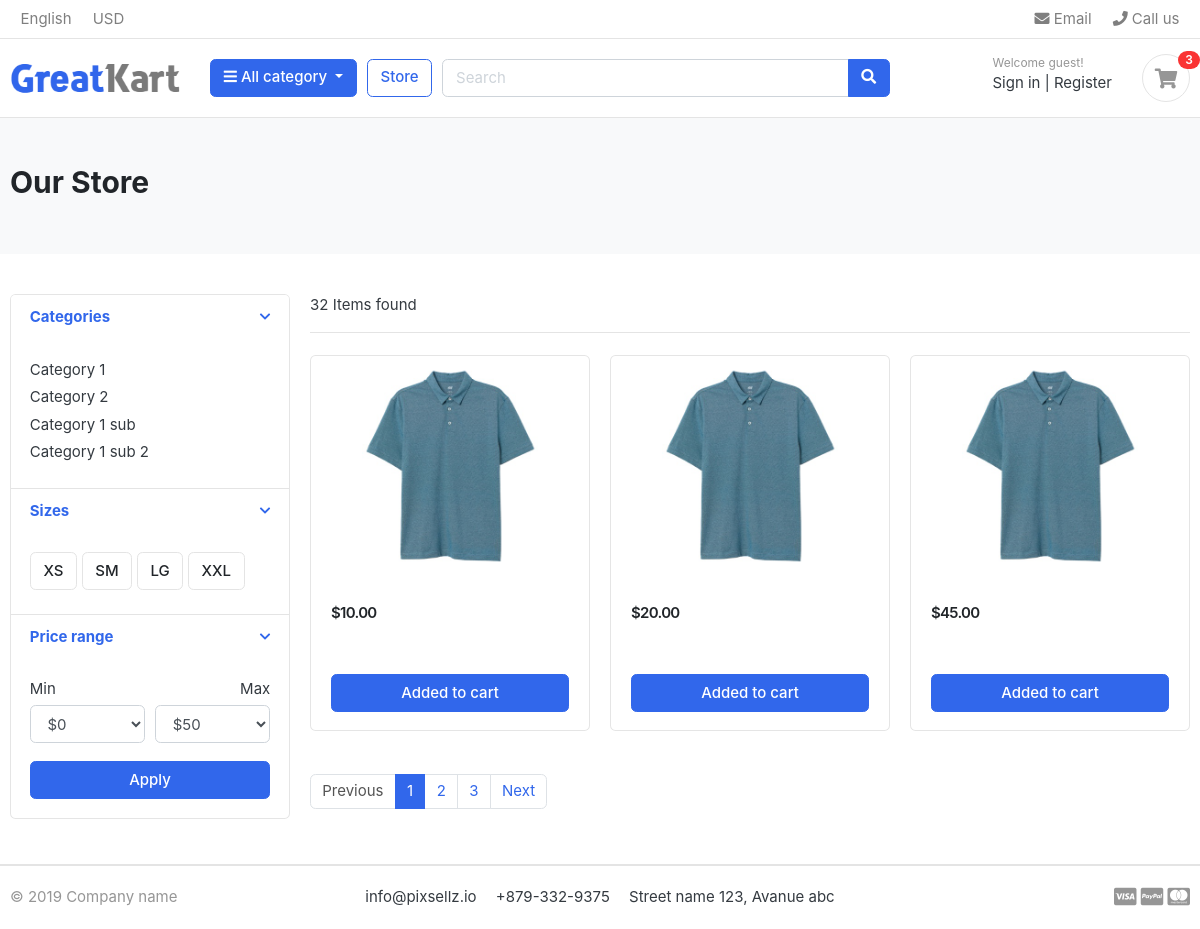
Page /products/ (signed in) on the committed database.
### category/models.py (models this page shows, shortened)
class Category(TimeStampedModel):
    name = models.CharField(max_length=50, unique=True)
    slug = models.SlugField(max_length=50, unique=True)
    order = models.IntegerField(default=0)
    class Meta:
        ordering = ['order']

### product/models.py (models this page shows, shortened)
class Product(TimeStampedModel):
    seller = models.ForeignKey(User, on_delete=models.CASCADE, related_name='seller')
    title = models.CharField(max_length=100, unique=True)
    slug = models.SlugField(max_length=100, unique=True)
    description = models.TextField()
    price = models.DecimalField(max_digits=10, decimal_places=2)
    quantity = models.IntegerField(default=0)
    category = models.ForeignKey(Category, on_delete=models.PROTECT, related_name='products')
    color = models.ManyToManyField(Color, blank=True)
    size = models.ManyToManyField(Size, blank=True)
    custom = ProductManager()
    objects = models.Manager()

### product/views.py (the view)
# urls.py: path('products/', ProductListView.as_view(), name='product_list'),
class ProductListView(ListView):
    model = Product
    template_name = 'product/product_list.html'
    context_object_name = 'products'

### category/context_processors.py (called while the page is built)
def categories(request):
    categories = Category.objects.all()
    return {'categories': categories}

### order/context_processors.py (called while the page is built)
def order_count(request):
    if request.user.is_authenticated:
        order_count = OrderItem.objects.filter(customer=request.user, ordered=False).count()
        return {'order_count': order_count}
    return {'order_count': 0}

### templates/product/product_list.html (shortened to what this page needs)
{% extends 'base.html' %}
{% load static %}
{% block content %}
    <section class="section-pagetop bg">
        <div class="container">
            <h2 class="title-page">Our Store</h2>
        </div>
    </section>
    <section class="section-content padding-y">
        <div class="container">
            <div class="row">
                <aside class="col-md-3">
                    <div class="card">
                        <article class="filter-group">
                            <header class="card-header">
                                <a href="#" data-toggle="collapse" data-target="#collapse_1" aria-expanded="true"
                                   class="">
                                    <i class="icon-control fa fa-chevron-down"></i>
                                    <h6 class="title">Categories</h6>
                                </a>
                            </header>
                            <div class="filter-content collapse show" id="collapse_1" style="">
                                <div class="card-body">
                                    <ul class="list-menu">
                                        {% for category in categories %}
                                        <li><a href="#">{{ category.name }} </a></li>
                                        {% endfor %}
                                    </ul>
                                </div>
                            </div>
                        </article>
                        <article class="filter-group">
                            <header class="card-header">
                                <a href="#" data-toggle="collapse" data-target="#collapse_4" aria-expanded="true"
                                   class="">
                                    <i class="icon-control fa fa-chevron-down"></i>
                                    <h6 class="title">Sizes </h6>
                                </a>
                            </header>
                            <div class="filter-content collapse show" id="collapse_4" style="">
                                <div class="card-body">
                                    <label class="checkbox-btn">
                                        <span class="btn btn-light"> XS </span>
                                    </label>
                                    <label class="checkbox-btn">
                                        <span class="btn btn-light"> SM </span>
                                    </label>
                                    <label class="checkbox-btn">
                                        <span class="btn btn-light"> LG </span>
                                    </label>
                                    <label class="checkbox-btn">
                                        <span class="btn btn-light"> XXL </span>
                                    </label>
                                </div>
                            </div>
                        </article>
                        <article class="filter-group">
                            <header class="card-header">
                                <a href="#" data-toggle="collapse" data-target="#collapse_3" aria-expanded="true"
                                   class="">
                                    <i class="icon-control fa fa-chevron-down"></i>
                                    <h6 class="title">Price range </h6>
                                </a>
                            </header>
                            <div class="filter-content collapse show" id="collapse_3" style="">
                                <div class="card-body">
                                    <div class="form-row">
                                        <div class="form-group col-md-6">
                                            <label>Min</label>
                                            <select class="mr-2 form-control">
                                                <option value="0">$0</option>
                                            </select>
                                        </div>
                                        <div class="form-group text-right col-md-6">
                                            <label>Max</label>
                                            <select class="mr-2 form-control">
                                                <option value="50">$50</option>
                                            </select>
                                        </div>
                                    </div>
                                    <button class="btn btn-block btn-primary">Apply</button>
                                </div>
                            </div>
                        </article>
                    </div>
                </aside>
                <main class="col-md-9">
                    <header class="border-bottom mb-4 pb-3">
                        <div class="form-inline">
                            <span class="mr-md-auto">32 Items found </span>
                        </div>
                    </header>
                    <div class="row">
                        {% for product in products %}
                        <div class="col-md-4">
                            <figure class="card card-product-grid">
                                <div class="img-wrap">
                                    <img src="images/items/1.jpg">
                                </div>
                                <figcaption class="info-wrap">
                                    <div class="fix-height">
                                        <div class="price-wrap mt-2">
                                            <span class="price">${{ product.price }}</span>
                                        </div>
                                    </div>
                                    <a href="{% url 'order:add-to-cart' product.pk %}" class="btn btn-block btn-primary">Added to cart </a>
                                </figcaption>
                            </figure>
                        </div>
                        {% endfor %}
                    </div>
                    <nav class="mt-4" aria-label="Page navigation sample">
                        <ul class="pagination">
                            <li class="page-item disabled"><a class="page-link" href="#">Previous</a></li>
                            <li class="page-item active"><a class="page-link" href="#">1</a></li>
                            <li class="page-item"><a class="page-link" href="#">2</a></li>
                            <li class="page-item"><a class="page-link" href="#">3</a></li>
                            <li class="page-item"><a class="page-link" href="#">Next</a></li>
                        </ul>
                    </nav>
                </main>
            </div>
        </div>
    </section>
{% endblock %}

### staticfiles/css/ui.css (style rules this page uses)
html { font-family: "Inter", sans-serif; font-size: 15px; }
.img-wrap { text-align: center; display: block; }
.img-wrap img { max-width: 100%; }
.price-wrap { letter-spacing: -0.7px; }
.padding-y { padding-top: 40px; padding-bottom: 40px; }
figure { margin-bottom: 0; }
article:after, .form-group:after { display: block; clear: both; content: ""; }
.bg { background-color: #f8f9fa; }
.title-page { color: #212529; }
.btn-light { background-color: #fff; border-color: #e4e4e4; }
[class*=list-] li:after { visibility: hidden; display: block; content: ""; overflow: hidden; height: 0; clear: both; }
.list-menu { list-style: none; margin: 0; padding-left: 0; }
.list-menu li { margin-bottom: 5px; }
.list-menu a { color: #343a40; }
[class*=card-product] .img-wrap { overflow: hidden; position: relative; }
[class*=card-product] .img-wrap img { height: 100%; max-width: 100%; width: auto; display: inline-block; -o-object-fit: cover; object-fit: cover; }
.card-product-grid { margin-bottom: 20px; }
.card-product-grid .img-wrap { border-radius: 0.2rem 0.2rem 0 0; height: 220px; }
.card-product-grid .info-wrap { overflow: hidden; padding: 18px 20px; }
.card-product-grid .fix-height { height: 80px; overflow: hidden; }
.card .img-wrap { overflow: hidden; }
.price { font-weight: 600; color: #212529; }
.icon-control { margin-top: 5px; float: right; font-size: 80%; }
.card-header .title { margin-bottom: 0; line-height: 1.5; }
.filter-group { border-bottom: 1px solid #e4e4e4; }
.filter-group .card-header { border-bottom: 0; }
.filter-group:last-child { border-bottom: 0; }
.checkbox-btn { position: relative; }
.section-pagetop { padding: 45px 0; }

### rows in the picture
Category: name "Category 1"
Category: name "Category 2"
Category: name "Category 1 sub"
Category: name "Category 1 sub 2"
Product: price "10.00"
Product: price "20.00"
Product: price "45.00"

### other values in the picture
{{ order_count }} "3"
